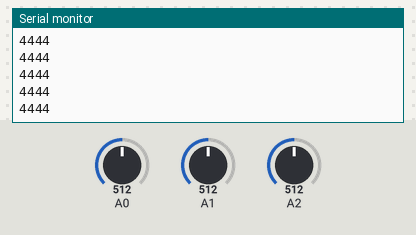
The sketch below on a simulated Arduino Uno, built with avr-gcc and run on an emulated ATmega328P. Parts: the last lines printed to the serial monitor. The inputs (shaded band) are chosen by the test bench; at power-on: A0 = 512, A1 = 512, A2 = 512.

Above: at 1.2 s.
1.3 s: A0 set to 716
At 2.3 s:
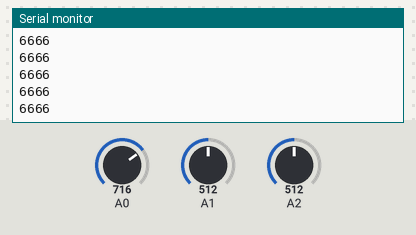
2.8 s: A1 set to 716
At 3.7 s:
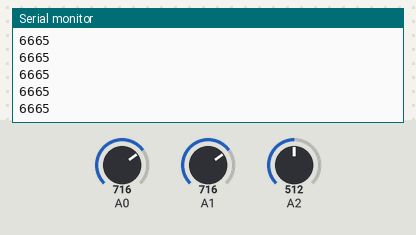
4.3 s: A2 set to 716
At 4.8 s:
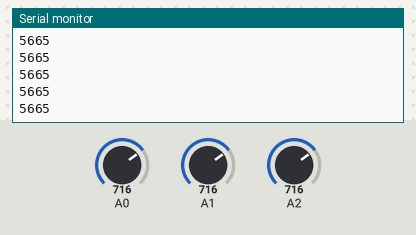
5.8 s: A0 set to 900
At 6.5 s:
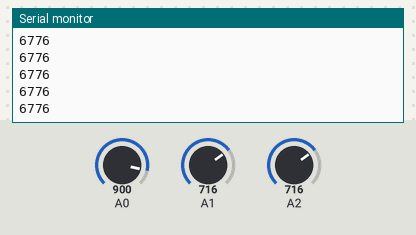
7.3 s: A1 set to 900
At 8.0 s:
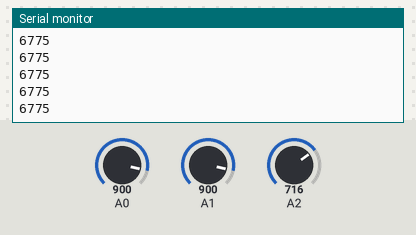
8.8 s: A2 set to 900
At 9.8 s:
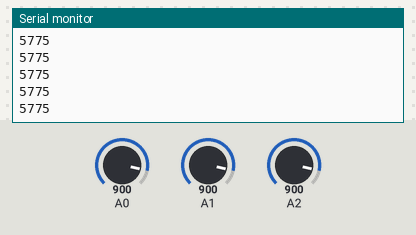
Timing chart, 0 to 11.3 s (numbered marks = the images above; inputs shaded):
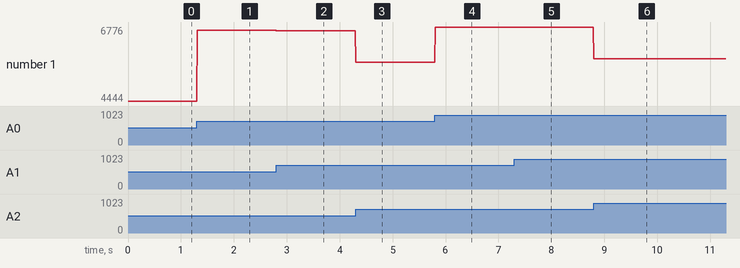

Measured:
- after the input at 1.3 s, the serial monitor: prints a new line at once (image 1)
- after the input at 2.8 s, the serial monitor: prints a new line at once (image 2)
- after the input at 4.3 s, the serial monitor: prints a new line at once (image 3)
- after the input at 5.8 s, the serial monitor: prints a new line at once (image 4)
- after the input at 7.3 s, the serial monitor: prints a new line at once (image 5)
- after the input at 8.8 s, the serial monitor: prints a new line at once (image 6)
- plotted number 1: 4444 → 6666 after the input at 1.3 s, 6666 → 6665 after the input at 2.8 s, 6665 → 5665 after the input at 4.3 s, 5665 → 6776 after the input at 5.8 s, 6776 → 6775 after the input at 7.3 s

The sketch:

Drone_Remote.ino
```cpp
int upBtn;
int downBtn;
int leftBtn;
int rightBtn;
int altitude;
int altitudeTrottle = 0;
int xCoordsTrottle = 1;
int yCoordsTrottle = 2;
int motor1;
int motor2;
int motor3;
int motor4;
void setup() {

}

void loop() {
  checkAltitudeTrottle(altitudeTrottle);
  check_xcoordsTrottle(xCoordsTrottle);
  check_ycoordsTrottle(yCoordsTrottle);
  assignValues();
  sendValueSerial(9600);
}
void checkAltitudeTrottle(int altitudeTrottlePin)
{
  altitude = map(analogRead(altitudeTrottlePin), 0, 1023, 0, 9);
}
void check_ycoordsTrottle(int ycoordsTrottlePin)
{
  int yTrottleVal = analogRead(ycoordsTrottlePin);
  upBtn = map(yTrottleVal, 512, 1023, 0, 3);
  upBtn = constrain(upBtn, 0, 3);
  downBtn = map(yTrottleVal, 512, 0, 0, 3);
  downBtn = constrain(downBtn, 0, 3);
}
void check_xcoordsTrottle(int xcoordsTrottlePin)
{
  int xTrottleVal = analogRead(xcoordsTrottlePin);
  leftBtn = map(xTrottleVal, 512, 0, 0, 3);
  leftBtn = constrain(leftBtn, 0, 3);
  rightBtn = map(xTrottleVal, 512, 1023, 0, 3);
  rightBtn = constrain(rightBtn, 0, 3);
}
void assignValues()
{
  motor1 = altitude - upBtn;
  motor2 = altitude - downBtn;
  motor3 = altitude - leftBtn;
  motor4 = altitude - rightBtn;
}
void sendValueSerial(int Baud)
{
  Serial.begin(Baud);
  Serial.println(String(motor1) + String(motor2) + String(motor3) + String(motor4));
  delay(1);
  Serial.end();
}
```
